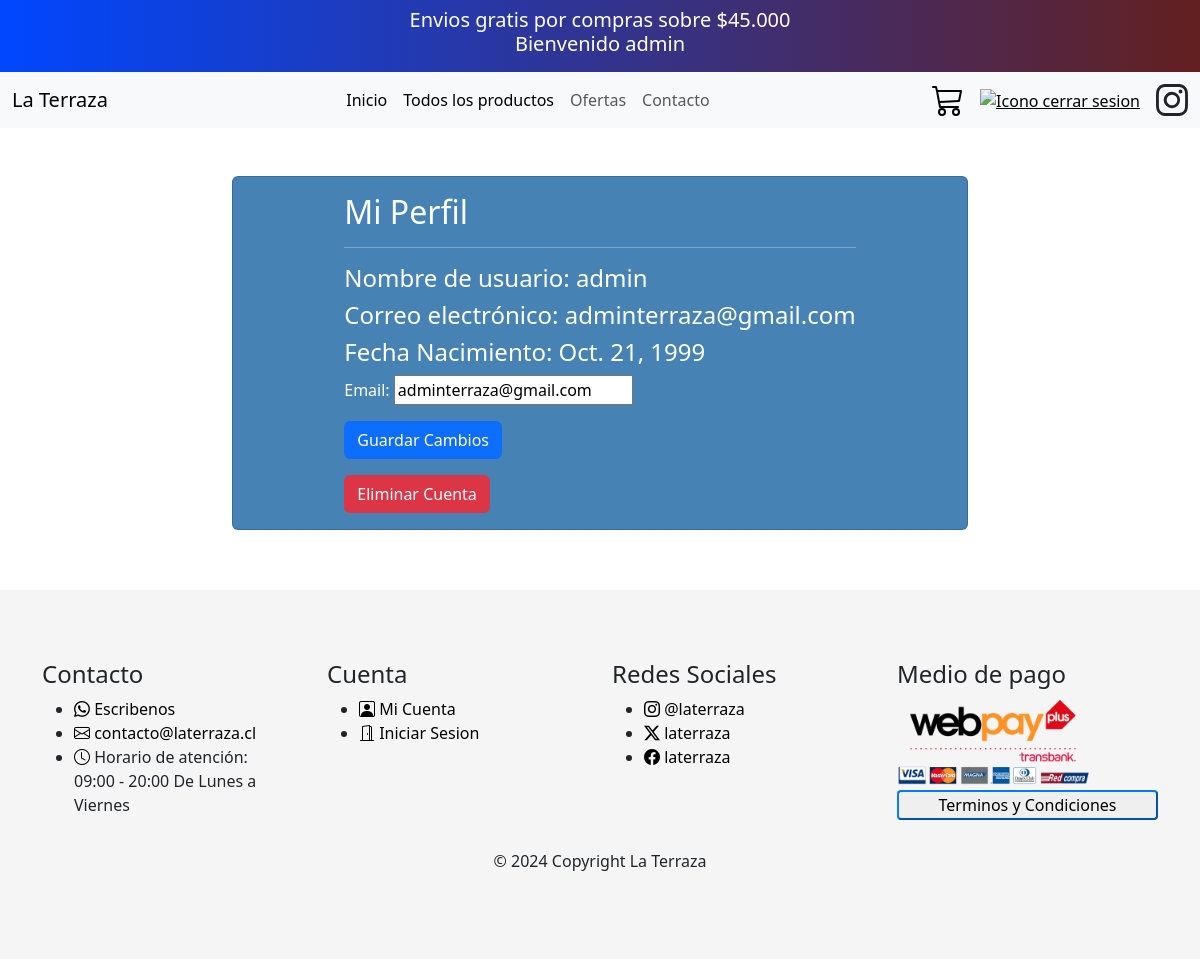
Page /perfil/ (signed in) on the committed database.
### principal/models.py (models this page shows, shortened)
class Cliente(AbstractBaseUser, PermissionsMixin):
    username = models.CharField(max_length=150, unique=True)
    email = models.EmailField(unique=True, default='')
    fecha_nacimiento = models.DateField(null=True, blank=True)
    is_active = models.BooleanField(default=True)
    is_staff = models.BooleanField(default=False)
    is_superuser = models.BooleanField(default=False)
    USERNAME_FIELD = 'username'
    REQUIRED_FIELDS = ['email', 'fecha_nacimiento']
    objects = ClienteManager()

### principal/views.py (the view)
# urls.py: path('perfil/',views.perfilvista, name='perfil'),
@login_required # Requiere estar logeado
def perfilvista(request):
    user = request.user
    if request.method == 'POST':
        if 'update' in request.POST: # Si el metodo o name es update al hacer post
            form = ActualizarNombreUsuarioForm(request.POST, instance=user)
            if form.is_valid():
                form.save()
                messages.success(request, 'Correo modificado correctamente')
                return redirect('perfil')  # Redirige a la página de inicio
        elif 'delete' in request.POST: # Si el metodo o name es delete al hacer post
            user.delete()
            messages.success(request, 'Cuenta eliminada correctamente')
            return redirect('inicio')  # Redirige a la página de inicio
    else:
        form = ActualizarNombreUsuarioForm(instance=user)
    return render(request, 'perfil.html', {'form': form})

### principal/forms.py
class ActualizarNombreUsuarioForm(forms.ModelForm):
    class Meta:
        model = Cliente
        fields = ['email']

### principal/templates/perfil.html (shortened to what this page needs)
{% load static %}
<!DOCTYPE html>
<html lang="en">
<head>
    <link rel="stylesheet" href="https://cdn.jsdelivr.net/npm/bootstrap@5.3.1/dist/css/bootstrap.min.css">
    <link rel="stylesheet" href="https://cdnjs.cloudflare.com/ajax/libs/font-awesome/5.15.4/css/all.min.css">
</head>
<body>
    {% include "navbarplantilla.html" %}
    <div class="container mt-5">
        <div class="row">
            <div class="col-md-8 offset-md-2">
                <div class="card custom-card-bg">
                    <div class="card-body">
                        <h2 class="card-title">Mi Perfil</h2>
                        <hr>
                        <h4>Nombre de usuario: {{ user.username }}</h4>
                        <h4>Correo electrónico: {{ user.email }}</h4>
                        <h4>Fecha Nacimiento: {{ user.fecha_nacimiento }}</h4>
                        <form method="post">
                            {{ form.as_p }}
                            <button type="submit" name="update" class="btn btn-primary">Guardar Cambios</button>
                        </form>
                        <button type="button" class="btn btn-danger mt-3" data-bs-toggle="modal" data-bs-target="#eliminarCuentaModal">
                            Eliminar Cuenta
                        </button>
                    </div>
                </div>
            </div>
        </div>
    </div>
    {% include "footer.html" %}
</body>
</html>

### principal/templates/navbarplantilla.html (shortened to what this page needs)
{% load static %}
<link
      href="https://cdn.jsdelivr.net/npm/bootstrap@5.3.1/dist/css/bootstrap.min.css"
      rel="stylesheet"
    />
    <link
      rel="stylesheet"
      href="https://cdn.jsdelivr.net/npm/bootstrap-icons@1.11.0/font/bootstrap-icons.css"
    />
    <link rel="stylesheet" href="https://cdnjs.cloudflare.com/ajax/libs/font-awesome/5.15.4/css/all.min.css">
    <link rel="stylesheet" type="text/css" href="{% static 'css/estilo.css' %}">
{% if user.is_authenticated %}
    <nav class="navbar navbar-expand-lg navbar-light custom-bg">
        <div class="container-fluid justify-content-center">
            <h5 class="text-white text-center">
                Envios gratis por compras sobre $45.000
                <br> Bienvenido {{ user.username }}
            </h5>
        </div>
    </nav>
    {% endif %}
    <nav class="navbar navbar-expand-lg navbar-light bg-light">
      <div class="container-fluid">
        <a class="navbar-brand" href="{% url 'inicio' %}">La Terraza </a>
        <div
          class="collapse navbar-collapse justify-content-center text-center"
          id="navbarNav"
        >
          <ul class="navbar-nav">
            <li class="nav-item">
              <a class="nav-link active" aria-current="page" href="{% url 'inicio' %}">Inicio</a>
            </li>
            <li class="nav-item">
              <a class="nav-link active" aria-current="page" href="{% url 'lista_productos' %}">Todos los productos</a>
            </li>
            <li class="nav-item">
              <a class="nav-link" href="{% url 'ofertas' %}">Ofertas</a>
            </li>
            <li class="nav-item">
              <a class="nav-link" href="{% url 'contacto' %}">Contacto</a>
            </li>
          </ul>
        </div>
        {% if user.is_authenticated %}
      <a href="{% url 'carro' %}" style="color: black;"">
        <span class="me-3">
        </span>
      </a>
      {% endif %}
      {% if user.is_authenticated %}
      <a href="{% url 'cerrar_sesion' %}" style="color: black;">
        <span class="me-3">
          <img src="{% static 'Imagenes/cerrar-sesion.png' %}" alt="Icono cerrar sesion">
        </span>
      </a>
      {% endif %}
        <span >
        </span>
      </div>
    </nav>

### principal/static/css/estilo.css (style rules this page uses)
body { max-width: 100%; margin: 0; padding: 0; overflow-x: hidden; }
.custom-bg { background: linear-gradient(to right,rgba(0, 71, 255, 1),rgba(99, 32, 32, 1)); }
.card { align-items: center; background-color: black; color: white; }
.custom-card-bg { background-color:steelblue; margin-bottom: 60px; }

### rows in the picture
Cliente: username "admin", email "adminterraza@gmail.com", fecha_nacimiento "Oct. 21, 1999"
